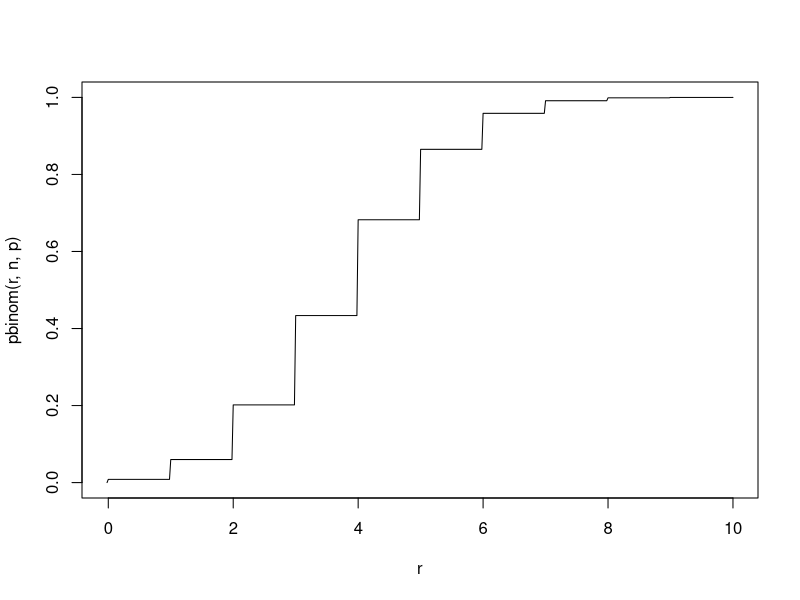
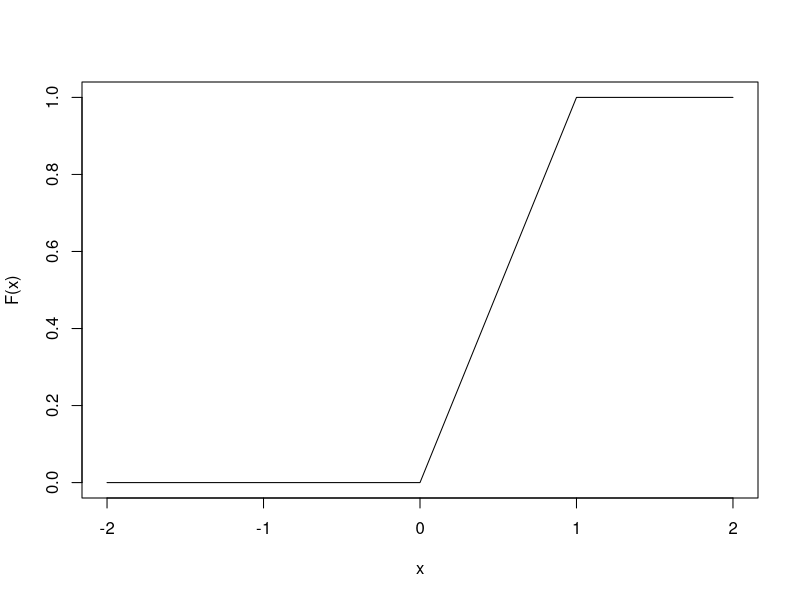
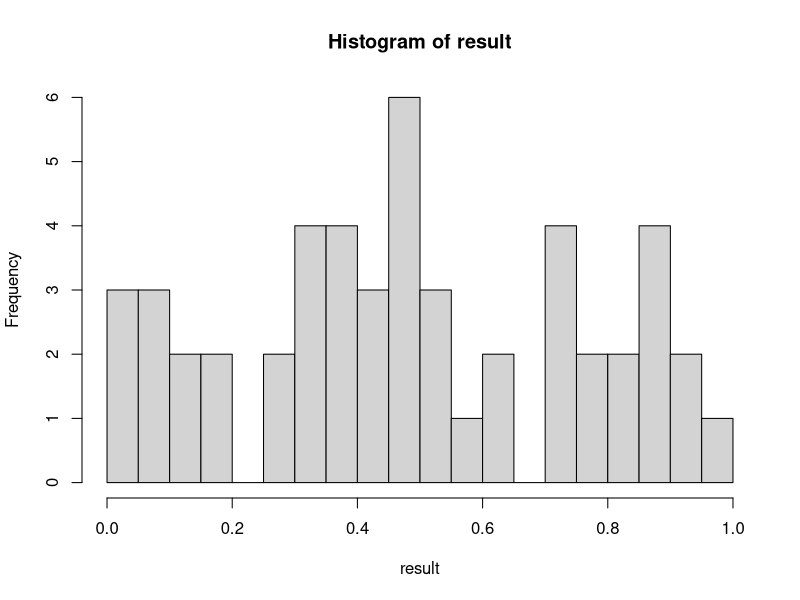

Recreate these plots in R, in order.
n <- 10
p <- 0.38
r <- c(-1:(50*n))/50
plot(r, pbinom(r, n, p), type="l")

# We need to write functions so they take a column of input values and return a column of output values, 
# This will make what we do next easier.

F <- function(x) {
  result <- c()
  
  for (k in x) {
    
    # The actual function - note the if statements we need because of the piecewise nature
    if (k < 0) {
      result <- c(result, 0)
    }
    else if (k > 1) {
      result <- c(result, 1)
    }
    else {
      result <- c(result, k)
    }
  }
  result
} 

# testing that it works
F(c(-0.25, 0.25, 3))

n <- 100
x <- c((-2*n):(2*n))/n
plot(x, F(x), type = "l")

result = runif(50, 0, 1)
result

hist(result, 20)

summary(result)

var(result)

(1-0)^2 / 12


